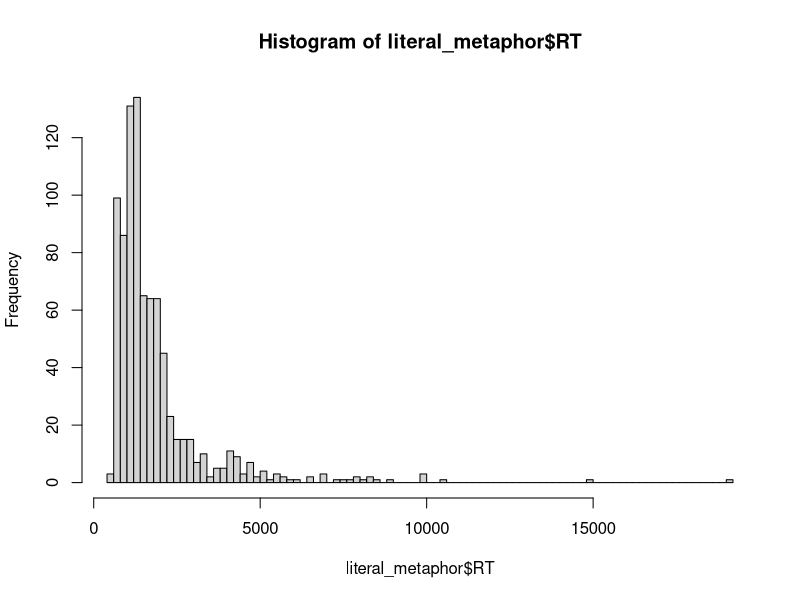
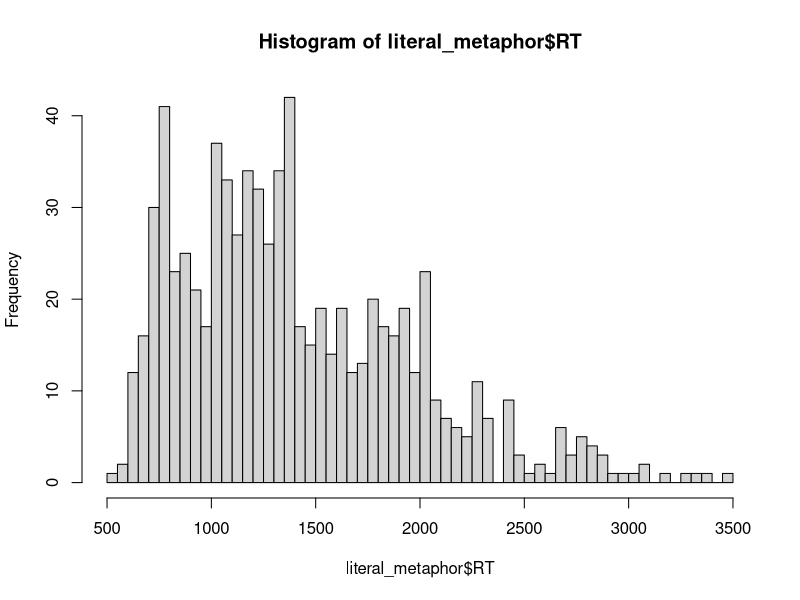
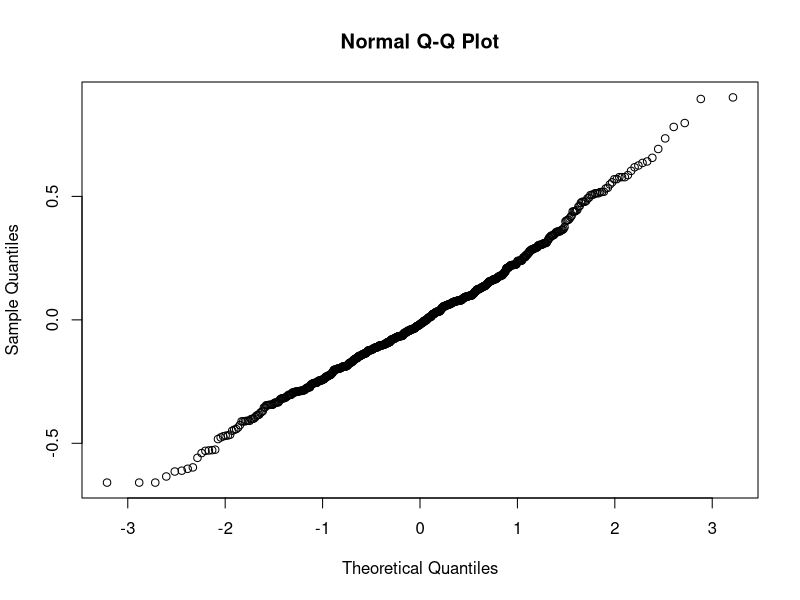
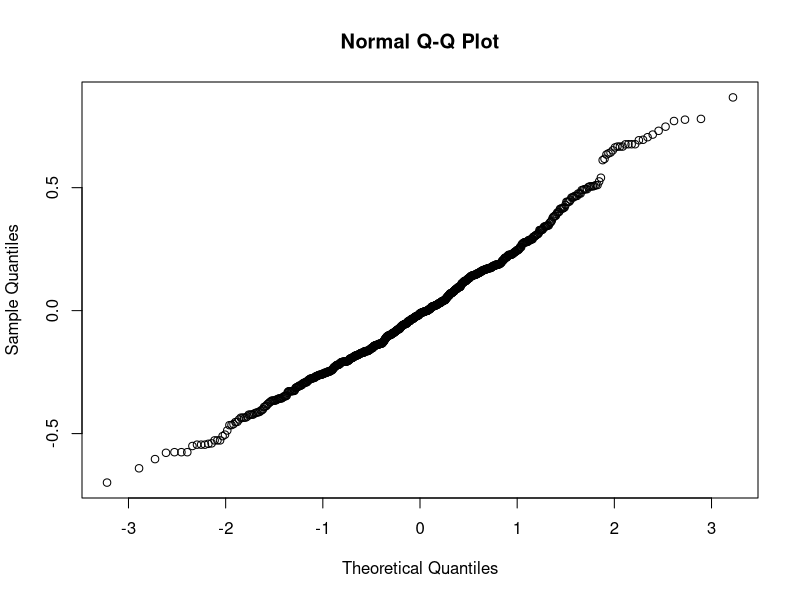

Generate these figures, in order, with R:
setwd(dirname(rstudioapi::getActiveDocumentContext()$path))
library(tidyverse)
df <-read_csv("results.csv")
unique(df$Item)
df2 <- read_csv('freq_for_data.csv')
participants <- read_csv('participants.csv')
participants <- participants[participants$errors_adj < 20, ]
participants <- c(participants$id)
df <- merge(df, df2, by.df = "NP")
df %>% 
  filter(RT < 20000,
         RT > 0,
         Correct >= 0,
         freq > 0) %>% 
  mutate(log_RT = log(RT),
         log_freq = log(freq)) ->
  filtered


filtered <- filtered[ filtered$id %in% participants, ]

# При анализе разбиваем буквальное, метафору и бличинг на высокочастотные и низкочастотные группы. 
# Для каждой группы убираем все что выходит за +- 2 средних отклонения

literal_metaphor <- filtered[filtered$Type == 'literal_m' | filtered$Type == 'metaphor', ]
literal_bleaching <- filtered[filtered$Type == 'literal_b' | filtered$Type == 'bleaching', ]

hist(literal_metaphor$RT, breaks= 100)

literal_metaphor %>%
  filter(freq >500) -> high_literal_metaphor

literal_m_high <- high_literal_metaphor[high_literal_metaphor$Type == 'literal_m',]
literal_m_high <- 
  literal_m_high[literal_m_high$RT > (mean(literal_m_high$RT) - 2*sd(literal_m_high$RT)) & 
              literal_m_high$RT < (mean(literal_m_high$RT) + 2*sd(literal_m_high$RT)), ]


metaphor_high <- high_literal_metaphor[high_literal_metaphor$Type == 'metaphor',]
metaphor_high <- metaphor_high[metaphor_high$RT > (mean(metaphor_high$RT) - 2*sd(metaphor_high$RT)) & 
                                 metaphor_high$RT < (mean(metaphor_high$RT) + 2*sd(metaphor_high$RT)), ]

literal_metaphor %>%
  filter(freq < 500) -> low_literal_metaphor

literal_m_low <- low_literal_metaphor[low_literal_metaphor$Type == 'literal_m',]
literal_m_low <- 
  literal_m_low[literal_m_low$RT > (mean(literal_m_low$RT) - 2*sd(literal_m_low$RT)) & 
                  literal_m_low$RT < (mean(literal_m_low$RT) + 2*sd(literal_m_low$RT)), ]


metaphor_low <- low_literal_metaphor[low_literal_metaphor$Type == 'metaphor',]
metaphor_low <- metaphor_low[metaphor_low$RT > (mean(metaphor_low$RT) - 2*sd(metaphor_low$RT)) & 
                              metaphor_low$RT < (mean(metaphor_low$RT) + 2*sd(metaphor_low$RT)), ]


low_m <- rbind(literal_m_low, metaphor_low)
low_m <- low_m[low_m$RT > (mean(low_m$RT) - 2*sd(low_m$RT)) & 
                 low_m$RT < (mean(low_m$RT) + 2*sd(low_m$RT)), ]
                            
high_m <- rbind(literal_m_high, metaphor_high)
high_m <- high_m[high_m$RT > (mean(high_m$RT) - 2*sd(high_m$RT)) & 
                   high_m$RT < (mean(high_m$RT) + 2*sd(high_m$RT)), ]

literal_metaphor <- rbind(low_m, high_m)
unique(literal_metaphor$NP)
hist(literal_metaphor$RT, breaks= 100)

unique(literal_bleaching$NP)
#####
literal_bleaching %>%
  filter(freq >500) -> high_literal_bleaching

literal_b_high <- high_literal_bleaching[high_literal_bleaching$Type == 'literal_b',]
literal_b_high <- 
 literal_b_high[literal_b_high$RT > (mean(literal_b_high$RT) - 2*sd(literal_b_high$RT)) & 
                   literal_b_high$RT < (mean(literal_b_high$RT) + 2*sd(literal_b_high$RT)), ]


bleaching_high <- high_literal_bleaching[high_literal_bleaching$Type == 'bleaching',]
bleaching_high <- bleaching_high[bleaching_high$RT > (mean(bleaching_high$RT) - 2*sd(bleaching_high$RT)) & 
                                   bleaching_high$RT < (mean(bleaching_high$RT) + 2*sd(bleaching_high$RT)), ]


literal_bleaching %>%
  filter(freq < 500) -> low_literal_bleaching

literal_b_low <- low_literal_bleaching[low_literal_bleaching$Type == 'literal_b',]
literal_b_low <- 
  literal_b_low[literal_b_low$RT > (mean(literal_b_low$RT) - 2*sd(literal_b_low$RT)) & 
                  literal_b_low$RT < (mean(literal_b_low$RT) + 2*sd(literal_b_low$RT)), ]


bleaching_low <- low_literal_bleaching[low_literal_bleaching$Type == 'bleaching',]
bleaching_low <- bleaching_low[bleaching_low$RT > (mean(bleaching_low$RT) - 2*sd(bleaching_low$RT)) & 
                                bleaching_low$RT < (mean(bleaching_low$RT) + 2*sd(bleaching_low$RT)), ]

low_b <- rbind(literal_b_low, bleaching_low)
low_b <- low_b[low_b$RT > (mean(low_b$RT) - 2*sd(low_b$RT)) & 
                 low_b$RT < (mean(low_b$RT) + 2*sd(low_b$RT)), ]

high_b <- rbind(literal_b_high, bleaching_high)
high_b <- high_b[high_b$RT > (mean(high_b$RT) - 2*sd(high_b$RT)) & 
                   high_b$RT < (mean(high_b$RT) + 2*sd(high_b$RT)), ]


literal_bleaching <- rbind(low_b, high_b)

##### code ALop
literal_metaphor$Type <- as.factor(literal_metaphor$Type)
literal_metaphor$Type <- relevel(literal_metaphor$Type, ref = "literal_m")

literal_metaphor$Freq_Type <- ifelse(literal_metaphor$freq>500, 'high', 'low')
literal_metaphor$Freq_Type <- as.factor(literal_metaphor$Freq_Type)
contrasts(literal_metaphor$Freq_Type) <- contr.sum(2)
levels(literal_metaphor$Freq_Type)
levels(literal_metaphor$Type)

literal_metaphor$id <- as.factor(literal_metaphor$id)
literal_metaphor$Item <- as.factor(literal_metaphor$Item)

library(lme4)
library(lmerTest)

lime1 <- lmer(log_RT ~ Freq_Type/Type + 
       (1|id) + (1|Item), 
     data = literal_metaphor, REML = FALSE,
     control = lmerControl(optimizer = "bobyqa"))
qqnorm(residuals(lime1))
summary(lime1)


lime1_correct <- glmer(Correct ~ Freq_Type/Type + 
                (1|id) + (1|Item), 
              data = literal_metaphor, family = binomial,
              control = glmerControl(optimizer = "bobyqa"))
summary(lime1_correct)


literal_bleaching$Type <- as.factor(literal_bleaching$Type)
literal_bleaching$Type <- relevel(literal_bleaching$Type, ref = "literal_b")

literal_bleaching$Freq_Type <- ifelse(literal_bleaching$freq>500, 'high', 'low')
literal_bleaching$Freq_Type <- as.factor(literal_bleaching$Freq_Type)
contrasts(literal_bleaching$Freq_Type) <- contr.sum(2)
levels(literal_bleaching$Freq_Type)
levels(literal_bleaching$Type)

literal_bleaching$id <- as.factor(literal_bleaching$id)
literal_bleaching$Item <- as.factor(literal_bleaching$Item)

lime2 <- lmer(log_RT ~ Freq_Type/Type + 
                (1|id) + (1|Item), 
              data = literal_bleaching, REML = FALSE,
              control = lmerControl(optimizer = "bobyqa"))


qqnorm(residuals(lime2))
summary(lime2)

lime2_correct <- glmer(Correct ~ Freq_Type/Type + 
                         (1|id) + (1|Item), 
                       data = literal_bleaching, family = binomial,
                       control = glmerControl(optimizer = "bobyqa"))
summary(lime2_correct)
